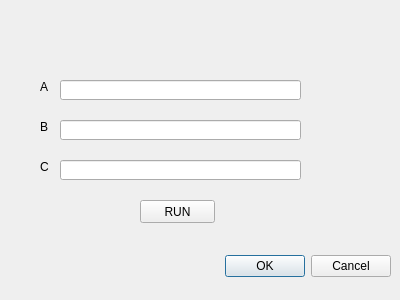
<?xml version="1.0" encoding="UTF-8"?>
<ui version="4.0">
 <class>CalculatorDialogBase</class>
 <widget class="QDialog" name="CalculatorDialogBase">
  <property name="geometry">
   <rect>
    <x>0</x>
    <y>0</y>
    <width>400</width>
    <height>300</height>
   </rect>
  </property>
  <property name="windowTitle">
   <string>Diophantine</string>
  </property>
  <widget class="QDialogButtonBox" name="button_box">
   <property name="geometry">
    <rect>
     <x>50</x>
     <y>250</y>
     <width>341</width>
     <height>32</height>
    </rect>
   </property>
   <property name="orientation">
    <enum>Qt::Horizontal</enum>
   </property>
   <property name="standardButtons">
    <set>QDialogButtonBox::Cancel|QDialogButtonBox::Ok</set>
   </property>
  </widget>
  <widget class="QLineEdit" name="lineEdit">
   <property name="geometry">
    <rect>
     <x>60</x>
     <y>80</y>
     <width>241</width>
     <height>20</height>
    </rect>
   </property>
   <property name="text">
    <string/>
   </property>
  </widget>
  <widget class="QLineEdit" name="lineEdit_2">
   <property name="geometry">
    <rect>
     <x>60</x>
     <y>120</y>
     <width>241</width>
     <height>20</height>
    </rect>
   </property>
   <property name="text">
    <string/>
   </property>
  </widget>
  <widget class="QLineEdit" name="lineEdit_3">
   <property name="geometry">
    <rect>
     <x>60</x>
     <y>160</y>
     <width>241</width>
     <height>20</height>
    </rect>
   </property>
   <property name="text">
    <string/>
   </property>
  </widget>
  <widget class="QLabel" name="label">
   <property name="geometry">
    <rect>
     <x>40</x>
     <y>80</y>
     <width>47</width>
     <height>13</height>
    </rect>
   </property>
   <property name="text">
    <string>A</string>
   </property>
  </widget>
  <widget class="QLabel" name="label_2">
   <property name="geometry">
    <rect>
     <x>40</x>
     <y>120</y>
     <width>47</width>
     <height>13</height>
    </rect>
   </property>
   <property name="text">
    <string>B</string>
   </property>
  </widget>
  <widget class="QLabel" name="label_3">
   <property name="geometry">
    <rect>
     <x>40</x>
     <y>160</y>
     <width>47</width>
     <height>13</height>
    </rect>
   </property>
   <property name="text">
    <string>C</string>
   </property>
  </widget>
  <widget class="QPushButton" name="pushButton">
   <property name="geometry">
    <rect>
     <x>140</x>
     <y>200</y>
     <width>75</width>
     <height>23</height>
    </rect>
   </property>
   <property name="text">
    <string>RUN</string>
   </property>
  </widget>
 </widget>
 <resources/>
 <connections>
  <connection>
   <sender>button_box</sender>
   <signal>accepted()</signal>
   <receiver>CalculatorDialogBase</receiver>
   <slot>accept()</slot>
   <hints>
    <hint type="sourcelabel">
     <x>20</x>
     <y>20</y>
    </hint>
    <hint type="destinationlabel">
     <x>20</x>
     <y>20</y>
    </hint>
   </hints>
  </connection>
  <connection>
   <sender>button_box</sender>
   <signal>rejected()</signal>
   <receiver>CalculatorDialogBase</receiver>
   <slot>reject()</slot>
   <hints>
    <hint type="sourcelabel">
     <x>20</x>
     <y>20</y>
    </hint>
    <hint type="destinationlabel">
     <x>20</x>
     <y>20</y>
    </hint>
   </hints>
  </connection>
 </connections>
</ui>
